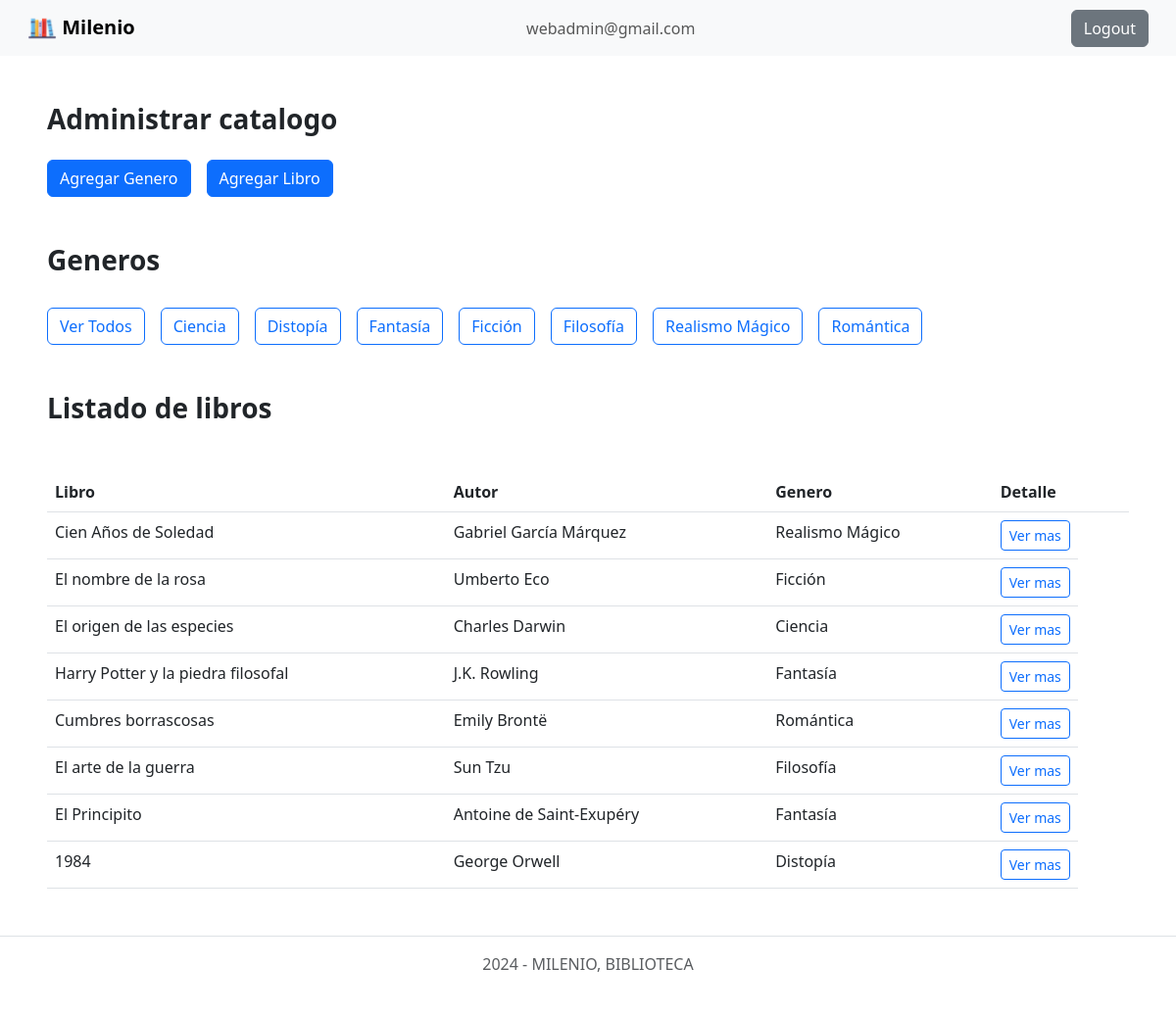
/ (signed in), run on the app's committed database.
### tables this page shows
CREATE TABLE `generos` (
  `id` int(11) NOT NULL,
  `nombre` varchar(255) NOT NULL
);

CREATE TABLE `libros` (
  `id` int(11) NOT NULL,
  `titulo` varchar(100) NOT NULL,
  `autor` varchar(100) NOT NULL,
  `reseña` text DEFAULT NULL,
  `genero_nombre` varchar(255) NOT NULL
);

### app/controllers/catalogo.controller.php (called while the page is built, shortened)
<?php
    require_once './app/models/libro.model.php';
    require_once './app/models/genero.model.php';
class CatalogoController {
    private $modelLibro;
    private $modelGenero;
    public function __construct($res) {
        $this->modelLibro = new LibroModel();
        $this->modelGenero = new GeneroModel();
    }
    public function showLibros() {
        $generos = $this->modelGenero->getGeneros();
        $libros = $this->modelLibro->getLibros();
        include_once 'templates/layout/header.phtml';
        include_once 'templates/generos.phtml';
        include_once 'templates/catalogo.phtml';
        include_once 'templates/layout/footer.phtml';
    }
}

### app/models/genero.model.php (called while the page is built, shortened)
<?php
class GeneroModel {
    private $db;
    public function __construct() {
       $this->db = new PDO('mysql:host=localhost;dbname=milenio_db;charset=utf8', 'root', '');
    }
    public function getGeneros() {
        $query = $this->db->prepare('SELECT * FROM generos');
        $query->execute();
        $generos = $query->fetchAll(PDO::FETCH_OBJ);
        return $generos;
    }
}

### app/models/libro.model.php (called while the page is built, shortened)
<?php
class LibroModel {
    private $db;
    public function __construct() {
       $this->db = new PDO('mysql:host=localhost;dbname=milenio_db;charset=utf8', 'root', '');
    }
    public function getLibros() {
        $query = $this->db->prepare('SELECT * FROM libros');
        $query->execute();
        $libros = $query->fetchAll(PDO::FETCH_OBJ);
        return $libros;
    }
}

### templates/catalogo.phtml (the view)
<?php
    include_once './app/models/libro.model.php';
    include_once './app/models/genero.model.php';
?>
<div class="mx-5">
    <h2 class="fs-3 fw-bold mt-5">Listado de libros</h2>
    <table class="table mt-5">
        <thead>
            <tr>
                <th scope="col">Libro</th><th scope="col">Autor</th><th scope="col">Genero</th><th scope="col">Detalle</th>
            </tr>
        </thead>
        <tbody>
            <?php
                foreach($libros as $libro){
                    echo '
                        <tr>
                            <td>' . $libro->titulo . '</td>
                            <td>' . $libro->autor . '</td>
                            <td>' . $libro->genero_nombre . '</td>
                            <td class="d-inline-flex gap-3">
                                <a href="detail/' . $libro->id . '">
                                    <button type="button" class="btn btn-outline-primary btn-sm">Ver mas</button>
                                </a>
                            </td>
                        </tr>
                    ';
                }
            ?>
        </tbody>
    </table>
</div>

### templates/generos.phtml
<?php
    include_once './app/models/genero.model.php';
?>
    <?php if(isset($_SESSION['email'])): ?>
        <div class="mx-5 mt-5">
            <h2 class="fs-3 fw-bold mb-4">Administrar catalogo</h2>
            <ul class="nav justify-content-start d-inline-flex gap-3">
                <a href="addCatalogo"><button type="button" class="btn btn-primary">Agregar Genero</button></a>
                <a href="addCatalogo"><button type="button" class="btn btn-primary">Agregar Libro</button></a>
            </ul>
        </div>
    <?php endif; ?>
    <h2 class="fs-3 fw-bold mt-5 ms-5">Generos</h2>
    <ul class="nav justify-content-start ms-5 mt-4 d-inline-flex gap-3">
        <button type="button" class="btn btn-outline-primary">Ver Todos</button>
        <?php foreach ($generos as $genero): ?>
            <li class="nav-item">
                <button type="button" class="btn btn-outline-primary"><?php echo $genero->nombre ?></button>
            </li>
        <?php endforeach; ?>
    </ul>

### data on the page
generos: nombre "Ciencia"
generos: nombre "Distopía"
generos: nombre "Fantasía"
generos: nombre "Ficción"
generos: nombre "Filosofía"
generos: nombre "Realismo Mágico"
generos: nombre "Romántica"
libros: titulo "Cien Años de Soledad", autor "Gabriel García Márquez", genero_nombre "Realismo Mágico"
libros: titulo "El nombre de la rosa", autor "Umberto Eco", genero_nombre "Ficción"
libros: titulo "El origen de las especies", autor "Charles Darwin", genero_nombre "Ciencia"
libros: titulo "Harry Potter y la piedra filosofal", autor "J.K. Rowling", genero_nombre "Fantasía"
libros: titulo "Cumbres borrascosas", autor "Emily Brontë", genero_nombre "Romántica"
libros: titulo "El arte de la guerra", autor "Sun Tzu", genero_nombre "Filosofía"
libros: titulo "El Principito", autor "Antoine de Saint-Exupéry", genero_nombre "Fantasía"
libros: titulo "1984", autor "George Orwell", genero_nombre "Distopía"

### other printed values
$_SESSION['email'] "webadmin@gmail.com"
